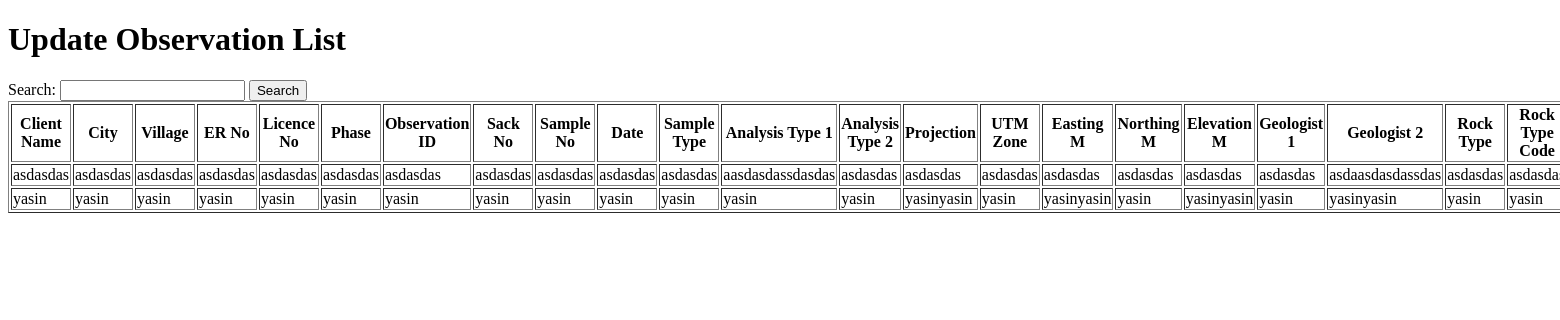
The page /observations/ on the database as committed earlier.
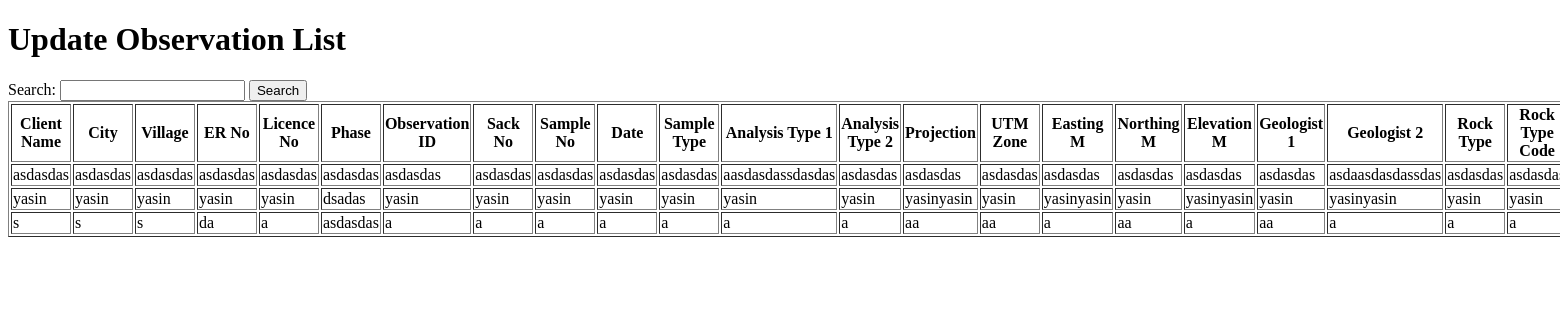
The same page on the database as committed later.
### demo/models.py (models this page shows)
class Observation(models.Model):
    Phase=models.CharField(max_length=255)
    ClientName = models.CharField(max_length=255)
    City = models.CharField(max_length=255)
    Village = models.CharField(max_length=255)
    ER_No = models.CharField(max_length=255)
    Licence_No = models.CharField(max_length=255)
    Phase = models.CharField(max_length=255)
    ObservationID = models.CharField(max_length=255)
    SackNo = models.CharField(max_length=255)
    SampleNo = models.CharField(max_length=255)
    Date = models.CharField(max_length=255)
    SampleType = models.CharField(max_length=255)
    AnalysisType1 = models.CharField(max_length=255)
    AnalysisType2 = models.CharField(max_length=255)
    Projection = models.CharField(max_length=255)
    UTMZone = models.CharField(max_length=255)
    EastingM = models.CharField(max_length=255)
    NorthingM = models.CharField(max_length=255)
    ElevationM = models.CharField(max_length=255)
    Geologist1 = models.CharField(max_length=255)
    Geologist2 = models.CharField(max_length=255)
    RockType = models.CharField(max_length=255)
    RockTypeCode = models.CharField(max_length=255)
    Description = models.TextField()

### demo/views.py (the view)
# urls.py: path('observations/', views.observation_list, name='observation_list'),
def observation_list(request):
    observations = Observation.objects.all()
    return render(request, 'observation_list.html', {'observations': observations})

### templates/observation_list.html (shortened to what this page needs)
<!DOCTYPE html>
<html>
<head>
</head>
<body>
    <h1>Update Observation List</h1>
    <form method="get">
        <label for="search">Search:</label>
        <input type="text" name="search" id="search">
        <button type="submit">Search</button>
    </form>
    <table border="1">
        <thead>
            <tr>
                <th>Client Name</th>
                <th>City</th>
                <th>Village</th>
                <th>ER No</th>
                <th>Licence No</th>
                <th>Phase</th>
                <th>Observation ID</th>
                <th>Sack No</th>
                <th>Sample No</th>
                <th>Date</th>
                <th>Sample Type</th>
                <th>Analysis Type 1</th>
                <th>Analysis Type 2</th>
                <th>Projection</th>
                <th>UTM Zone</th>
                <th>Easting M</th>
                <th>Northing M</th>
                <th>Elevation M</th>
                <th>Geologist 1</th>
                <th>Geologist 2</th>
                <th>Rock Type</th>
                <th>Rock Type Code</th>
            </tr>
        </thead>
        <tbody>
            {% for observation in observations  %}
                <tr>
                    <td>{{ observation.ClientName }}</td>
                    <td>{{ observation.City }}</td>
                    <td>{{ observation.Village }}</td>
                    <td>{{ observation.ER_No }}</td>
                    <td>{{ observation.Licence_No }}</td>
                    <td>{{ observation.Phase }}</td>
                    <td>{{ observation.ObservationID }}</td>
                    <td>{{ observation.SackNo }}</td>
                    <td>{{ observation.SampleNo }}</td>
                    <td>{{ observation.Date }}</td>
                    <td>{{ observation.SampleType }}</td>
                    <td>{{ observation.AnalysisType1 }}</td>
                    <td>{{ observation.AnalysisType2 }}</td>
                    <td>{{ observation.Projection }}</td>
                    <td>{{ observation.UTMZone }}</td>
                    <td>{{ observation.EastingM }}</td>
                    <td>{{ observation.NorthingM }}</td>
                    <td>{{ observation.ElevationM }}</td>
                    <td>{{ observation.Geologist1 }}</td>
                    <td>{{ observation.Geologist2 }}</td>
                    <td>{{ observation.RockType }}</td>
                    <td>{{ observation.RockTypeCode }}</td>
                </tr>
            {% endfor %}
        </tbody>
    </table>
</body>
</html>

Rows that differ between the two databases and show on the page:
changed Observation "yasin": Phase "yasin" → "dsadas"
added Observation: ClientName "s", City "s", Village "s", ER_No "da", Licence_No "a", Phase "asdasdas", ObservationID "a", SackNo "a", SampleNo "a", Date "a", SampleType "a", AnalysisType1 "a", AnalysisType2 "a", Projection "aa", UTMZone "aa", EastingM "a", NorthingM "aa", ElevationM "a", Geologist1 "aa", Geologist2 "a", RockType "a", RockTypeCode "a"
